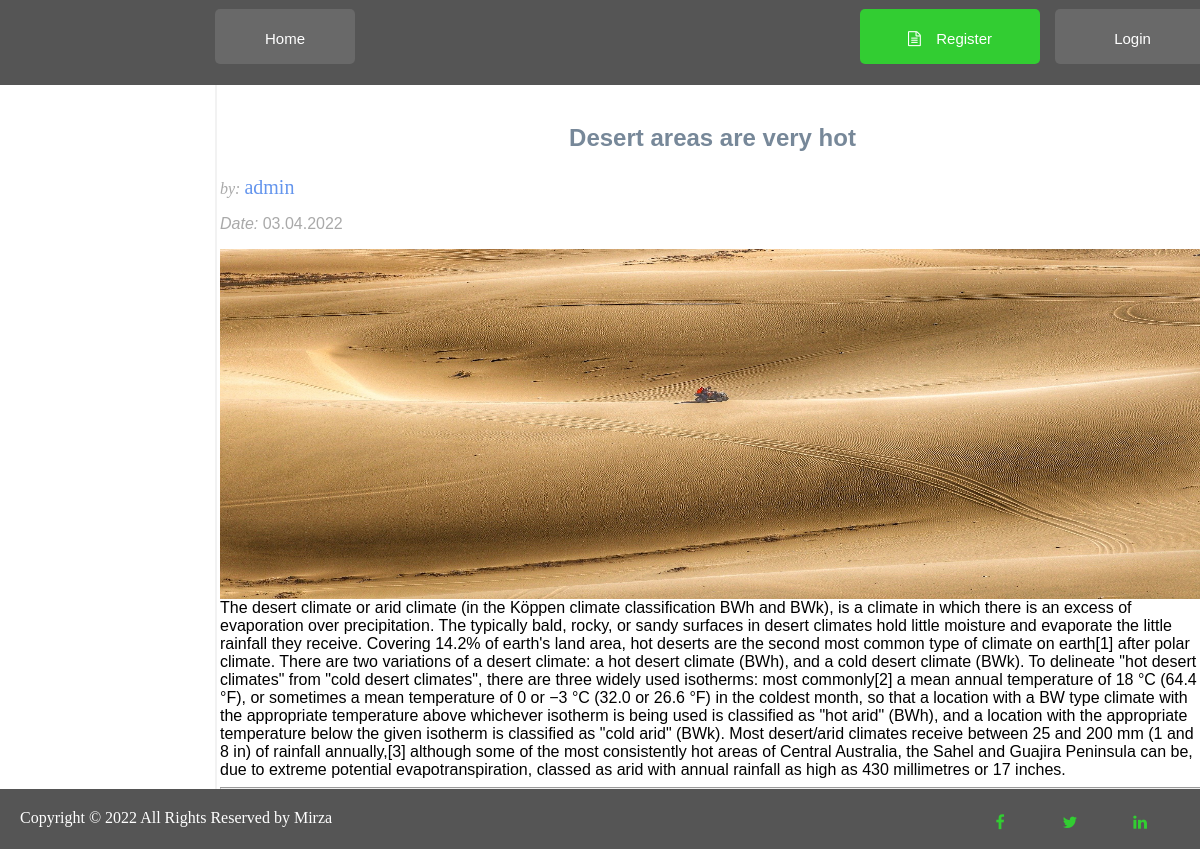
Screenshot of /posts.php?p_id=664 with the database file from the repository.
### tables this page shows
CREATE TABLE `posts` (
  `post_id` int(3) NOT NULL,
  `post_category_id` int(3) NOT NULL,
  `post_title` varchar(255) NOT NULL,
  `post_author` varchar(255) NOT NULL,
  `post_user` int(255) DEFAULT NULL,
  `post_date` date NOT NULL,
  `post_image` text NOT NULL,
  `post_content` text NOT NULL,
  `post_tags` text NOT NULL
);

CREATE TABLE `users` (
  `user_id` int(3) NOT NULL,
  `username` varchar(12) NOT NULL,
  `password` varchar(255) NOT NULL,
  `role` varchar(255) NOT NULL DEFAULT 'subscriber',
  `randSalt` varchar(255) NOT NULL DEFAULT '$2y$10$1234512345123451234512'
);

### posts.php (the view, shortened to what this page needs)
<?php include "includes/header.php";?>
<div >
    <section id="field1">
            <?php
            if(isset($_GET['p_id'])){
                $get_post_id = $_GET['p_id'];
            }
            $query = "SELECT posts.post_id, posts.post_title, posts.post_user, posts.post_date, posts.post_image, posts.post_content, ";
            $query .= "posts.post_author, users.username ";
            $query .= " FROM posts ";
            $query .= " LEFT JOIN users ON posts.post_user = users.user_id WHERE post_id = {$get_post_id}";
            $select_all_posts = mysqli_query($connection, $query);
            while($post_row = mysqli_fetch_assoc($select_all_posts)){
                $post_title = $post_row['post_title'];
                $post_author = $post_row['username'];
                $post_date = date('d.m.Y', strtotime($post_row['post_date']));
                $post_content = $post_row['post_content'];
                $post_image = $post_row['post_image'];
            ?>
            <h2>
                <p id="title_t"> <?php echo $post_title ?></p>
            </h2>
                <p id="title_a" class="lead">by: <span id="title_a_a"><?php echo $post_author ?></span></p>
            <p id="title_d"><span id="title_d_d">Date:&nbsp;</span><?php echo $post_date ?></p>
                <img class="img-post" src="images/<?php if(!empty($post_image)){
                                                          echo $post_image;
                                                        } else {
                                                          echo "../dImage/default_image.jpg";
                                                          }
                                                        ?>">
            <div id="title_c"><?php echo $post_content ?></div>
    <?php  }  ?>
            <hr>
    </section>
</div>
<?php include "includes/footer.php";?>

### css/css.css (style rules this page uses)
body { margin:0; }
section, input { -moz-box-sizing: border-box; -webkit-box-sizing: border-box; box-sizing: border-box; }
section { padding: 3px; margin:0; float: left; }
#field1 { width: 995px; margin-left: 215px; border-right: 2px solid #f2f2f2; border-left: 2px solid #f2f2f2; border-bottom: 2px solid #f2f2f2; background-color: white; padding-bottom: 50px; padding-top: 100px; }
.img-post { display: block; position: inherit; width: 985px; height: 350px; margin-left: 0px !important; }
#title_t { text-decoration: none; font-family: Arial, Helvetica, sans-serif; color: lightslategray; text-align: center; }
#title_a { text-decoration: none; color: darkgray; font-style: italic; }
#title_a_a { text-decoration: none; color: cornflowerblue; font-size: 20px; font-style: normal; }
#title_d { font-family: Arial, Helvetica, sans-serif; color: darkgray; font-style: normal; }
#title_d_d { font-family: Arial, Helvetica, sans-serif; color: darkgray; font-style: italic; }
#title_c { font-family: Arial, Helvetica, sans-serif; }

### rows the page displays
posts: post_title "Desert areas are very hot", users.username "admin", post_date "03.04.2022", post_image (picture), post_content "The desert climate or arid climate (in the Köppen climate classification BWh and BWk), is a climate in which there is an excess of evaporation over precipitation. The typically bald, rocky, or sandy surfaces in desert climates hold little moisture and evaporate the little rainfall they receive. Covering 14.2% of earth's land area, hot deserts are the second most common type of climate on earth[1] after polar climate. There are two variations of a desert climate: a hot desert climate (BWh), and a cold desert climate (BWk). To delineate \"hot desert climates\" from \"cold desert climates\", there are three widely used isotherms: most commonly[2] a mean annual temperature of 18 °C (64.4 °F), or…"
